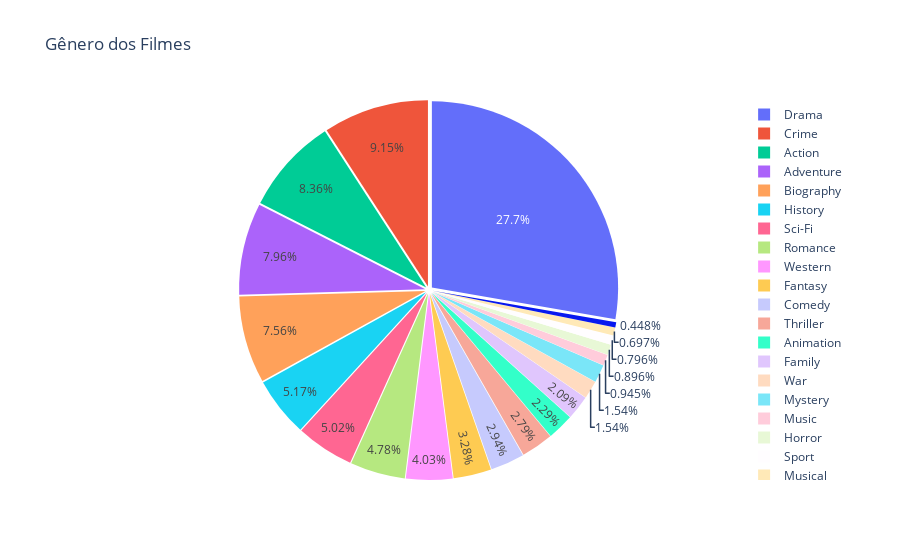

Notebook cell for this chart:
### Markdown cell above
**Gênero dos Filmes**: Para analisar quais gêneros são predominantes no Top 1000 filmes do IMDB, utilizaremos um **Gráfico de Pizza**, pois se trata de uma variável categórica nominal.

Com base no gráfico, é visível que o gênero Drama se destaca, caracterizando quase 30% dos filmes. Junto do Drama, os gêneros Crime, Ação e Aventura correspondem à metade dos filmes, enquanto os outros 50% estão distribuídos entre 17 categorias menos relevantes.

### Code cell
# Distribuição dos Gênero dos Filmes no Top 1000
df_aux = df.copy()
df_aux['Genre'] = df_aux['Genre'].str.split(', ')
df_aux = df_aux.explode('Genre')

pie_genre = px.pie(values=df_aux["Genre"].value_counts(), 
             names=df_aux["Genre"].unique(), 
             title='Gênero dos Filmes').update_traces(pull=0.02)
pie_genre.show()

### Figure 1 — Plotly figure (JSON) as saved in the notebook; plotly's stock layout.template omitted (floating-point values rounded to 4 significant figures)
{"data": [{"domain": {"x": [0, 1], "y": [0, 1]}, "hovertemplate": "label=%{label}<br>value=%{value}<extra></extra>", "labels": ["Drama", "Crime", "Action", "Adventure", "Biography", "History", "Sci-Fi", "Romance", "Western", "Fantasy", "Comedy", "Thriller", "Animation", "Family", "War", "Mystery", "Music", "Horror", "Sport", "Musical", "Film-Noir"], "legendgroup": "", "name": "", "pull": 0.02, "showlegend": true, "type": "pie", "values": [557, 184, 168, 160, 152, 104, 101, 96, 81, 66, 59, 56, 46, 42, 31, 31, 19, 18, 16, 14, 9]}], "layout": {"legend": {"tracegroupgap": 0}, "title": {"text": "Gênero dos Filmes"}}}
